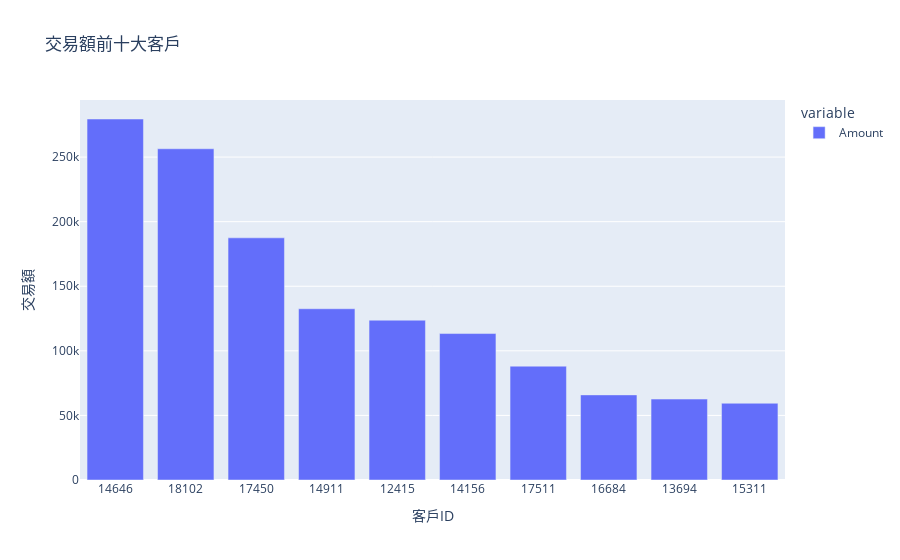

The notebook cell this image was saved under:
### Code cell
# 交易額前十大客戶

# 把data空值的資料刪除，因為CustomerID有最多空值
data_dropna = data.dropna()
# 將data['CustomerID']轉成字串，並把小數點去掉
data_dropna['CustomerID'] = data_dropna['CustomerID'].astype(str)
data_dropna['CustomerID'] = data_dropna['CustomerID'].str.replace('.0', '')

top_amount_customer = data_dropna.groupby(['CustomerID'])
top_amount_customer = top_amount_customer['Amount'].sum().sort_values(ascending=False).head(10)

fig = px.bar(top_amount_customer, title='交易額前十大客戶').update_layout(xaxis_title='客戶ID', yaxis_title='交易額')
fig.show()

### Figure 1 — Plotly figure (JSON) as saved in the notebook; plotly's stock layout.template omitted (floating-point values rounded to 4 significant figures)
{"data": [{"alignmentgroup": "True", "hovertemplate": "variable=Amount<br>CustomerID=%{x}<br>value=%{y}<extra></extra>", "legendgroup": "Amount", "marker": {"color": "#636efa", "pattern": {"shape": ""}}, "name": "Amount", "offsetgroup": "Amount", "orientation": "v", "showlegend": true, "textposition": "auto", "type": "bar", "x": ["14646", "18102", "17450", "14911", "12415", "14156", "17511", "16684", "13694", "15311"], "xaxis": "x", "y": [279500.0, 256400.0, 187500.0, 132600.0, 123700.0, 113400.0, 88130.0, 65890.0, 62650.0, 59420.0], "yaxis": "y"}], "layout": {"barmode": "relative", "legend": {"title": {"text": "variable"}, "tracegroupgap": 0}, "title": {"text": "交易額前十大客戶"}, "xaxis": {"anchor": "y", "domain": [0, 1], "title": {"text": "客戶ID"}}, "yaxis": {"anchor": "x", "domain": [0, 1], "title": {"text": "交易額"}}}}
